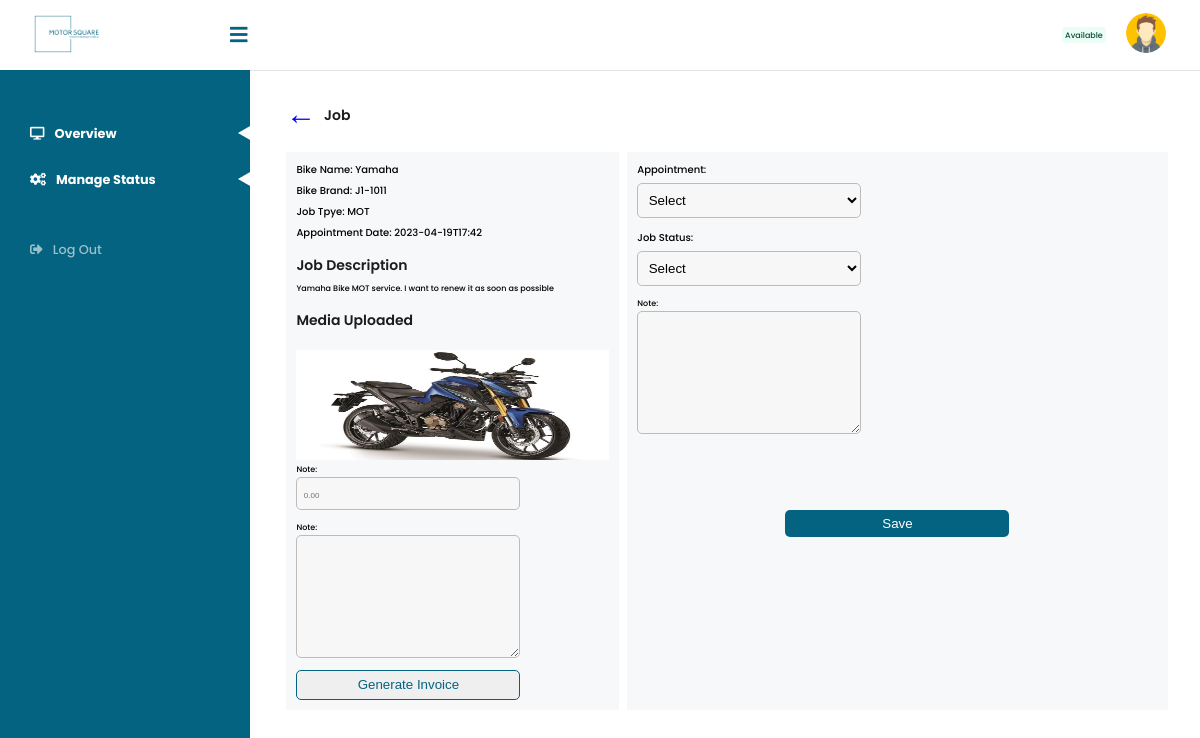
/mechanic/manageJob.php?jobId=3 (signed in), run on the app's committed database.
### tables this page shows
CREATE TABLE `job` (
  `jobId` int(11) NOT NULL,
  `date` date NOT NULL,
  `bikeName` varchar(255) NOT NULL,
  `bikeBrand` varchar(255) NOT NULL,
  `description` varchar(255) NOT NULL,
  `status` varchar(50) NOT NULL,
  `jobStatus` varchar(50) DEFAULT NULL,
  `appointmentStatus` varchar(50) NOT NULL,
  `serviceType` varchar(50) NOT NULL,
  `images` varchar(255) DEFAULT NULL,
  `userId` int(11) NOT NULL
);

### mechanic/manageJob.php (the view, shortened to what this page needs)
<?php
require_once('../shared/connection.php');
$jobId = $_GET["jobId"];
$fetchJob=  "SELECT * From user INNER JOIN job on user.userId = job.userId WHERE job.jobId = '$jobId'";
$getResult = $connection->query($fetchJob);
$row=$getResult->fetch_assoc();
require_once("../shared/header.php");
require_once("shared/sidebar.php");
?>
    <div class="content">
      <div class="dashboard__overview">
        <div class="flex-nojustify">
          <span><a class="back-arrow" href="index.php">&larr;</a></span>
          <p class="dashboard__title mt-sm">Job</p>
        </div>
        <div class="full-with flex-display mt-md md-column-space">
          <div class="flex-3">
            <h3 class="title-head">Bike Name: <?php echo $row["bikeName"]; ?></h3>
            <h3 class="title-head">Bike Brand: <?php echo $row["bikeBrand"]; ?></h3>
            <h3 class="title-head">Job Tpye: <?php echo $row["serviceType"]; ?></h3>
            <h3 class="title-head">Appointment Date: <?php echo $row["status"]; ?></h3>
            <p class="dashboard__title mt-sm mb-minus">Job Description</p>
            <p>
            <?php echo $row["description"]; ?>
            </p>
            <p class="dashboard__title mt-sm">Media Uploaded</p>
            <img
              class="media-picture"
              src="../upload/<?php echo $row["images"]; ?>"
              alt="media image"
              srcset=""
            />
            <form method="post">
            <div class="full-with flex-display--column mb-sm">
              <div class="input-box flex-display--column">
                <label for="jobCost">Note:</label>
                <input class="select-service" type="number" name="jobCost" id="jobCost" placeholder="0.00" required />
              </div>
            </div>
            <div class="full-with flex-display--column mb-sm">
              <div class="input-box flex-display--column">
                <label for="jobDesc">Note:</label>
                <textarea
                  class="text-area"
                  name="jobDesc"
                  rows="7"
                  id="jobDesc"
                  placeholder=""
                  required
                ></textarea>
              </div>
            </div>
            <div class="full-with flex-display">
              <button type="submit" name="invoiceSubmit" id="invoiceSubmit" class="btn btn-primary-outline btn-full generate-invoice">
                Generate Invoice
              </button>
            </div>
            </form>
          </div>
          <div class="flex-5">
          <form method="post">
            <div class="full-with flex-display--column mb-sm">
              <div class="input-box flex-display--column">
                <label for="apoint" class="title-head">Appointment:</label>
                <select class="select-service" name="apoint" id="apoint">
                  <option value="">Select</option>
                </select>
              </div>
            </div>
            <div class="full-with flex-display--column mb-sm">
              <div class="input-box flex-display--column">
                <label for="job-status" class="title-head">Job Status:</label>
                <select
                  class="select-service"
                  name="jobStatus"
                  id="jobStatus"
                >
                  <option value="">Select</option>
                </select>
              </div>
            </div>
            <div class="full-with flex-display--column mb-sm">
              <div class="input-box flex-display--column">
                <label for="jobdesc">Note:</label>
                <textarea
                  class="text-area"
                  name="jobdesc"
                  rows="7"
                  id="jobdesc"
                  placeholder=""
                ></textarea>
              </div>
            </div>
            <div class="full-with flex-display center-flex">
              <button type="submit" name="submitJob" id="submitJob" class="btn btn-primary full-with mt-big">Save</button>
            </div>
          </form>
          </div>
        </div>
      </div>
<?php require_once('../shared/footer.php'); ?>

### css/style.css (style rules this page uses)
* { margin: 0; padding: 0; }
*, *::after, *::before { margin: 0; padding: 0; }
*, *::before, *::after { box-sizing: inherit; }
html { box-sizing: border-box; font-size: 62.5%; font-family: "Poppins", sans-serif; }
@media only screen and (max-width: 75em) { html { font-size: 50%; } }
a, ul, li { list-style: none; text-decoration: none; }
body { font-family: "Poppins", sans-serif; font-weight: 500; font-style: normal; line-height: 1.6; text-decoration: none; -ms-overflow-style: none; scrollbar-width: none; }
.title-head { font-size: 1.25rem; font-weight: 500; margin-bottom: 0.6rem; }
.back-arrow { font-size: 30px; margin-bottom: 1.8rem; margin-top: 1rem; }
.full-with { width: 100%; }
.md-column-space { column-gap: 1rem; }
.mt-md { margin-top: 1rem; }
.mt-sm { margin-top: 0.7rem; }
.flex-nojustify { display: flex; column-gap: 1rem; }
input, select, .text-area, .media-container { border: 1px solid #bfbbbb !important; }
.mb-minus { margin-bottom: -0.2rem !important; }
.center-flex { justify-content: center !important; }
.mt-big { margin-top: 8rem !important; }
.mb-sm { margin-bottom: 1.5rem !important; }
p { padding: 0 !important; }
.btn { cursor: pointer; max-width: 28rem; border: none; border-radius: 5px; outline: none; padding: 0.8rem 0; min-width: 10rem; }
.btn-primary { background-color: #046380; color: white; }
.btn-primary-outline { border: 1px solid #046380; color: #046380; }
.btn-full { max-width: 28rem; width: 100%; }
.media-picture { height: 110px; width: 100%; }
.flex-display { display: flex; justify-content: space-between; }
.flex-display--column { display: flex; flex-direction: column; }
.dashboard__overview { max-width: 144rem; display: flex; overflow: hidden; flex-direction: column; }
.flex-3 { flex: 3; background-color: #f7f8f9; padding: 1.3rem; }
.flex-5 { flex: 5; background-color: #f7f8f9; padding: 1.3rem; }
.content { margin-left: 250px; height: 100vh; transition: 0.5s; margin-top: 70px; padding-top: 20px; padding-left: 4.5rem; padding-right: 4rem; }
.dashboard__title { font-size: 1.75rem; color: #1b1c1e; line-height: 38.25px; font-weight: 600; margin-bottom: 1.25rem; }
form { display: flex; flex-direction: column; }
.text-area, .select-service { padding: 1rem 0.8rem; border-radius: 5px; outline: none; border: none; max-width: 28rem; background-color: #f7f7f7; }
.text-area::placeholder, .select-service::placeholder { font-size: 1rem; font-style: normal; font-weight: 400; text-align: left; }
.select-service option { border: none; }

### data on the page
job: bikeName "Yamaha", bikeBrand "J1-1011", serviceType "MOT", status "2023-04-19T17:42", description "Yamaha Bike MOT service. I want to renew it as soon as possible", images (picture)
